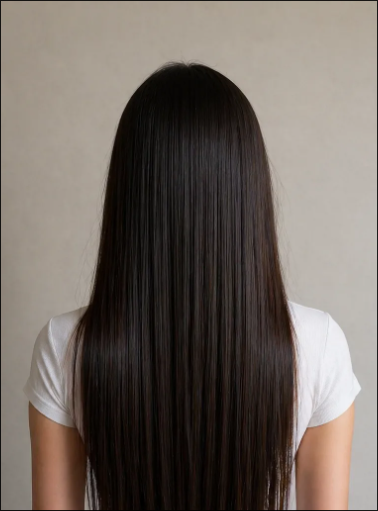
#> input picture test/original.png, 378 x 511 px
$ python blocks.py
#> lines starting #> are read from the running program, lines starting #| are printed output that depends on the picture
from PIL import Image, ImageFilter
from collections import deque

im = Image.open('original.png').convert('RGB')
#> im is the input picture: PIL image 378x511 RGB; mean R, G, B 112.2, 103.3, 96.3
W, H = im.size
#> W = 378; H = 511
px = im.load()

# приоритет: 1) фон #9F9689  2) тело: майка #A09E9E + кожа #936144  3) волосы #161412 (остаток тёмного)
def cls(r, g, b):
    lum = 0.299*r + 0.587*g + 0.114*b
    warm = r - b          # фон и кожа тёплые, майка нейтрально-холодная
    if lum < 95: return 0                        # тёмное -> кандидат в волосы
    if lum > 215: return 1                       # яркое белое -> майка
    if warm >= 45: return 1                      # насыщенный загар -> кожа(тело)
    if 8 <= warm <= 44: return 3                 # тёплый серо-бежевый -> фон
    if warm >= -2: return 1                      # нейтральное светлое -> майка (тень рукава)
    return 3                                     # слегка тёплое светлое -> фон

mask = Image.new('L', (W, H))
#> mask: PIL image 378x511 L; every value is 0
mask.putdata([cls(*px[x, y][:3]) for y in range(H) for x in range(W)])
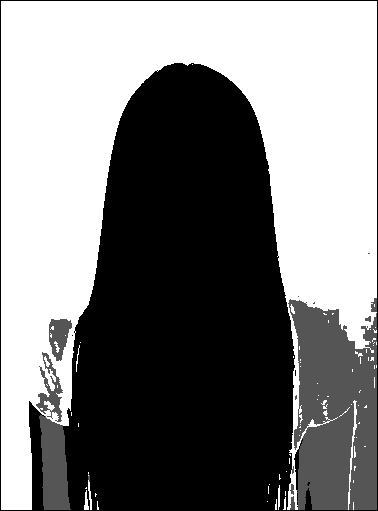
#> mask: PIL image 378x511 L; min 0, max 3, mean 1.49; drawn with min black and max white
mask = mask.filter(ImageFilter.ModeFilter(7))
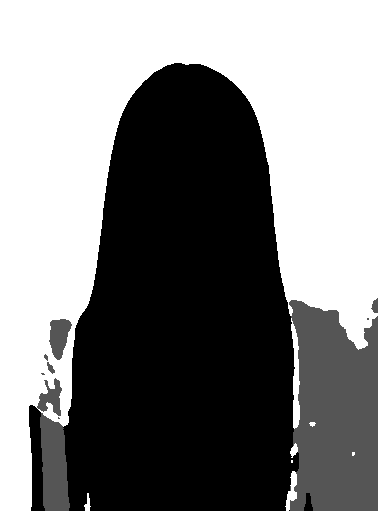
#> mask: PIL image 378x511 L; min 0, max 3, mean 1.5; drawn with min black and max white
m = mask.load()
for x in range(W):
    for y in list(range(3)) + list(range(H-4, H)): m[x, y] = 3   # виньетка краёв -> фон
for y in range(H):
    for x in list(range(3)) + list(range(W-3, W)): m[x, y] = 3

# связные компоненты, 4-соседство
label = [[-1]*W for _ in range(H)]
comps = []
for y in range(H):
    for x in range(W):
        if label[y][x] == -1:
            c = m[x, y]; comp = []
            q = deque([(x, y)]); label[y][x] = len(comps)
            while q:
                cx, cy = q.popleft(); comp.append((cx, cy))
                for nx, ny in ((cx-1,cy),(cx+1,cy),(cx,cy-1),(cx,cy+1)):
                    if 0 <= nx < W and 0 <= ny < H and label[ny][nx] == -1 and m[nx, ny] == c:
                        label[ny][nx] = len(comps); q.append((nx, ny))
            comps.append((c, comp))
#> after the loop, comps = 21 items; label = 511 items

# мелкие блоки (<400 px) перекрашиваем в класс крупного соседа, если нет - остаток
info = []
final = {}
for i, (c, comp) in enumerate(comps):
    xs = [p[0] for p in comp]; ys = [p[1] for p in comp]
    info.append([i, c, len(comp), min(xs), max(xs), min(ys), max(ys)])
    final[i] = c
#> this loop made 21 passes
#> c on passes 1, 2, 3, 4, 5, 7, 8, 9, 11, 12, 14, 16: 3, 0, 1, 1, 3, 1, 1, 1, 1, 0, 1, 3
#> (c, xs, ys) on passes 10, 13, 18, 19: (1, [41, 42, 43, 42, 43, 44], [373, 373, 373, 374, 374, 374]), (3, [37], [408]), (3, [352, 353, 352, 354, 353, 352, 354, 353, 352, 354, 353], [452, 452, 453, 452, 453, 454, 453, 454, 455, 454, 455]), (3, [291, 292, 291, 292, 291, 292], [460, 460, 461, 461, 462, 462])
#> after the loop, final = 21 items; info = 21 items, first 6: [0, 3, 91770, 0, 377, 0, 510], [1, 0, 81703, 63, 298, 63, 506], [2, 1, 14508, 289, 374, 300, 506], [3, 1, 31, 371, 374, 300, 312], [4, 3, 567, 291, 299, 318, 428], [5, 1, 4, 367, 368, 318, 319]
big_ids = [i for i in info if i[2] >= 400]
#> big_ids = 8 items, first 6: [0, 3, 91770, 0, 377, 0, 510], [1, 0, 81703, 63, 298, 63, 506], [2, 1, 14508, 289, 374, 300, 506], [4, 3, 567, 291, 299, 318, 428], [6, 1, 623, 49, 71, 319, 359], [10, 1, 489, 37, 61, 378, 415]
for i, c, n, x0, x1, y0, y1 in info:
    if n < 400:
        # сосед по классу
        neigh = set()
        for x, y in comps[i][1]:
            for nx, ny in ((x-1,y),(x+1,y),(x,y-1),(x,y+1)):
                if 0 <= nx < W and 0 <= ny < H:
                    j = label[ny][nx]
                    if j != i and comps[j][0] != c and comps[j][1] and len(comps[j][1]) >= 400:
                        neigh.append if False else neigh.add(comps[j][0])
        final[i] = neigh.pop() if len(neigh) == 1 else 9
#> this loop made 21 passes
#> (c, n, x0, x1, y0, y1) on passes 1 to 12: (3, 91770, 0, 377, 0, 510), (0, 81703, 63, 298, 63, 506), (1, 14508, 289, 374, 300, 506), (1, 31, 371, 374, 300, 312), (3, 567, 291, 299, 318, 428), (1, 4, 367, 368, 318, 319), (1, 623, 49, 71, 319, 359), (1, 18, 44, 47, 354, 360), (1, 49, 47, 54, 362, 373), (1, 6, 41, 44, 373, 374), (1, 489, 37, 61, 378, 415), (0, 1080, 29, 43, 405, 506)

PAL = {0: (66, 76, 230), 1: (60, 190, 90), 3: (255, 210, 70), 9: (235, 85, 120)}
out = Image.new('RGB', (W, H)); op = out.load()
#> after `out = Image.new('RGB', (W, H))`: out: PIL image 378x511 RGB; every value is 0
for i, (c, comp) in enumerate(comps):
    r, g, b = PAL[final[i]]
    for x, y in comp: op[x, y] = (r, g, b)
#> this loop made 21 passes
#> (c, r, g, b) on passes 1, 2, 3, 4, 5, 7, 8, 9, 10, 11, 12, 14: (3, 255, 210, 70), (0, 66, 76, 230), (1, 60, 190, 90), (1, 255, 210, 70), (3, 255, 210, 70), (1, 60, 190, 90), (1, 255, 210, 70), (1, 255, 210, 70), (1, 255, 210, 70), (1, 60, 190, 90), (0, 66, 76, 230), (1, 60, 190, 90)
#> (c, comp, r, g, b) on passes 6, 13, 15, 20: (1, [(367, 318), (368, 318), (367, 319), (368, 319)], 255, 210, 70), (3, [(37, 408)], 235, 85, 120), (1, [(58, 417), (58, 418), (59, 418)], 255, 210, 70), (1, [(290, 486), (290, 487), (290, 488), (290, 489), (290, 490)], 235, 85, 120)
out.save('blocks.png')
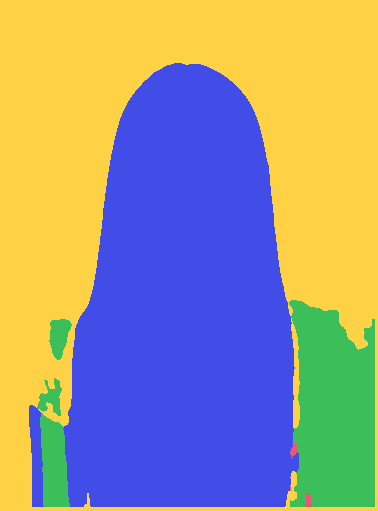
#> saved as blocks.png: PIL image 378x511 RGB; mean R, G, B 156, 150.6, 140.5

names = {0: 'волосы', 1: 'тело', 3: 'фон', 9: 'ОСТАТОК'}
lines = [f"blocks.png {W}x{H}", "== Компоненты >=400px =="]
for i, c, n, x0, x1, y0, y1 in sorted(info, key=lambda t: -t[2]):
    if n >= 400:
        lines.append(f"{names[final[i]]:8s} id={i:3d} px={n:7d} x {x0}-{x1}  y {y0}-{y1}")
#> this loop made 21 passes
#> (i, c, n, x0, x1, y0, y1) on passes 4 to 15: (13, 1, 2118, 40, 69, 413, 506), (11, 0, 1080, 29, 43, 405, 506), (6, 1, 623, 49, 71, 319, 359), (4, 3, 567, 291, 299, 318, 428), (10, 1, 489, 37, 61, 378, 415), (20, 0, 73, 305, 311, 493, 506), (16, 3, 70, 290, 297, 443, 457), (8, 1, 49, 47, 54, 362, 373), (3, 1, 31, 371, 374, 300, 312), (15, 3, 23, 309, 315, 422, 426), (7, 1, 18, 44, 47, 354, 360), (17, 3, 11, 352, 354, 452, 455)
#> after the loop, lines = 10 items
text = '\n'.join(lines)
with open('blocks.txt', 'w') as f: f.write(text)
print(text)
#| blocks.png 378x511
#| == Компоненты >=400px ==
#| фон      id=  0 px=  91770 x 0-377  y 0-510
#| волосы   id=  1 px=  81703 x 63-298  y 63-506
#| тело     id=  2 px=  14508 x 289-374  y 300-506
#| тело     id= 13 px=   2118 x 40-69  y 413-506
#| волосы   id= 11 px=   1080 x 29-43  y 405-506
#| тело     id=  6 px=    623 x 49-71  y 319-359
#| фон      id=  4 px=    567 x 291-299  y 318-428
#| тело     id= 10 px=    489 x 37-61  y 378-415
